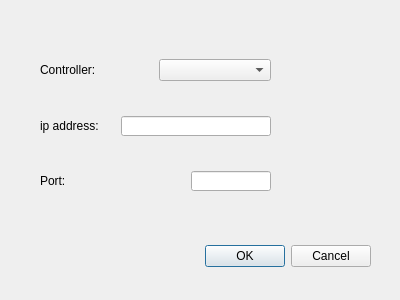
<?xml version="1.0" encoding="UTF-8"?>
<ui version="4.0">
 <class>Settings</class>
 <widget class="QDialog" name="Settings">
  <property name="geometry">
   <rect>
    <x>0</x>
    <y>0</y>
    <width>400</width>
    <height>300</height>
   </rect>
  </property>
  <property name="windowTitle">
   <string>Settings</string>
  </property>
  <widget class="QDialogButtonBox" name="buttonBox">
   <property name="geometry">
    <rect>
     <x>30</x>
     <y>240</y>
     <width>341</width>
     <height>32</height>
    </rect>
   </property>
   <property name="orientation">
    <enum>Qt::Horizontal</enum>
   </property>
   <property name="standardButtons">
    <set>QDialogButtonBox::Cancel|QDialogButtonBox::Ok</set>
   </property>
  </widget>
  <widget class="QWidget" name="layoutWidget">
   <property name="geometry">
    <rect>
     <x>40</x>
     <y>30</y>
     <width>231</width>
     <height>191</height>
    </rect>
   </property>
   <layout class="QVBoxLayout" name="verticalLayout">
    <item>
     <layout class="QHBoxLayout" name="horizontalLayout_3">
      <item>
       <widget class="QLabel" name="label_3">
        <property name="text">
         <string>Controller: </string>
        </property>
       </widget>
      </item>
      <item>
       <widget class="QComboBox" name="contr_comboBox"/>
      </item>
     </layout>
    </item>
    <item>
     <layout class="QHBoxLayout" name="horizontalLayout">
      <item>
       <widget class="QLabel" name="label">
        <property name="text">
         <string>ip address: </string>
        </property>
       </widget>
      </item>
      <item>
       <widget class="QLineEdit" name="ip_lineEdit">
        <property name="maximumSize">
         <size>
          <width>150</width>
          <height>20</height>
         </size>
        </property>
       </widget>
      </item>
     </layout>
    </item>
    <item>
     <layout class="QHBoxLayout" name="horizontalLayout_2">
      <item>
       <widget class="QLabel" name="label_2">
        <property name="text">
         <string>Port: </string>
        </property>
       </widget>
      </item>
      <item>
       <widget class="QLineEdit" name="port_lineEdit">
        <property name="maximumSize">
         <size>
          <width>80</width>
          <height>20</height>
         </size>
        </property>
       </widget>
      </item>
     </layout>
    </item>
   </layout>
  </widget>
 </widget>
 <resources/>
 <connections>
  <connection>
   <sender>buttonBox</sender>
   <signal>accepted()</signal>
   <receiver>Settings</receiver>
   <slot>accept()</slot>
   <hints>
    <hint type="sourcelabel">
     <x>248</x>
     <y>254</y>
    </hint>
    <hint type="destinationlabel">
     <x>157</x>
     <y>274</y>
    </hint>
   </hints>
  </connection>
  <connection>
   <sender>buttonBox</sender>
   <signal>rejected()</signal>
   <receiver>Settings</receiver>
   <slot>reject()</slot>
   <hints>
    <hint type="sourcelabel">
     <x>316</x>
     <y>260</y>
    </hint>
    <hint type="destinationlabel">
     <x>286</x>
     <y>274</y>
    </hint>
   </hints>
  </connection>
 </connections>
</ui>
